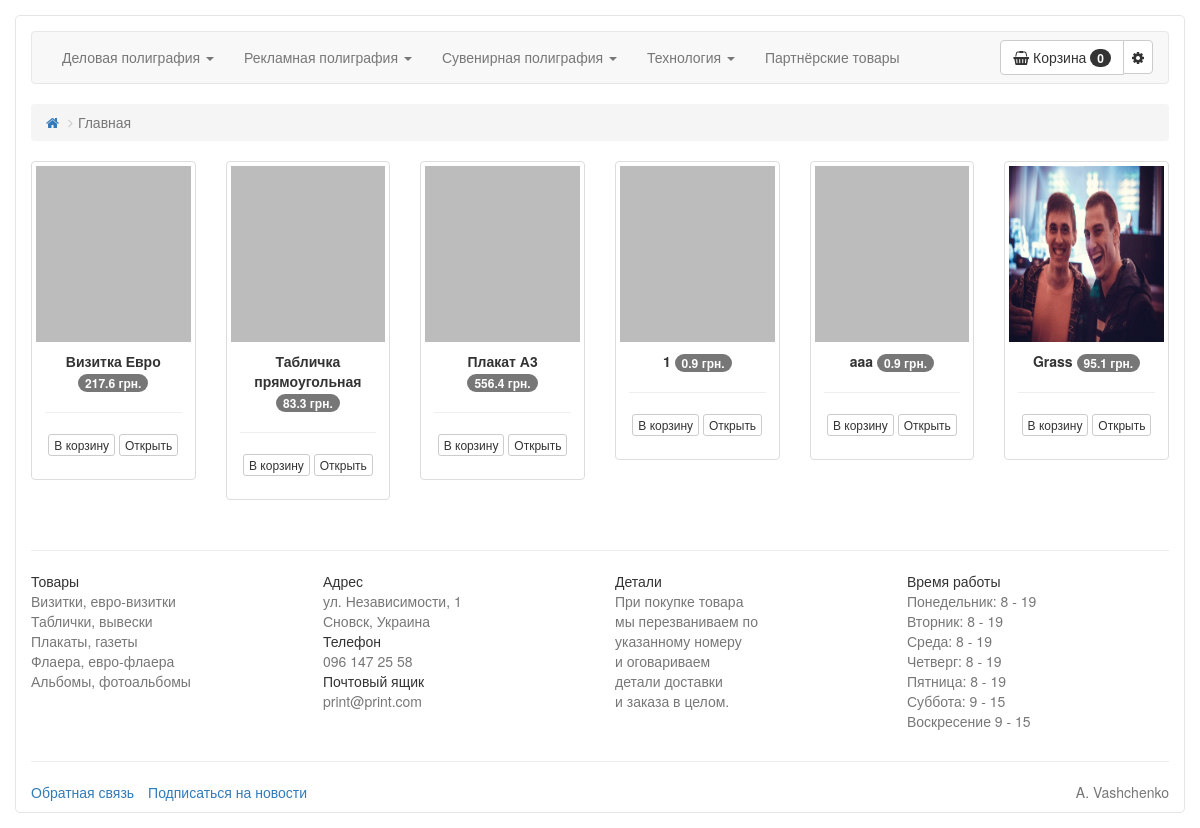
The page / on the database its author committed.
### tables this page shows
CREATE TABLE IF NOT EXISTS `print_items` (
  `id` int(11) NOT NULL AUTO_INCREMENT,
  `title` varchar(255) DEFAULT NULL,
  `section_id` int(11) DEFAULT '1',
  `price` float DEFAULT '0',
  `discount` float DEFAULT '0',
  `quantity` int(11) DEFAULT '1',
  `description` varchar(255) DEFAULT NULL,
  `about` varchar(255) DEFAULT NULL,
  `video` varchar(255) DEFAULT NULL,
  `is_new` int(1) DEFAULT NULL,
  `availability` int(1) DEFAULT NULL,
  `date` timestamp NULL DEFAULT CURRENT_TIMESTAMP,
  PRIMARY KEY (`id`)
);

### Controller/BaseController.php (called while the page is built, shortened)
<?php
class BaseController
{
    protected $name = 'index';
    protected $layout = 'default';
    protected $data;
    protected function render($templateName)
    {
        $data = $this->data;
        include SITE_DIR . DS . "View" . DS . $this->name . DS . $templateName . '.php';
        $content = ob_get_clean();
        include SITE_DIR . DS . "View" . DS . "layout" . DS . $this->layout . '.php';
    }
    protected function nav() {
        $sectionModel = new SectionModel();
        $this->data['categories'] = $sectionModel->getCategoriesList();
        $this->data['sections'] = $sectionModel->getSectionsList();
    }
}

### Controller/IndexController.php (called while the page is built, shortened)
<?php
class IndexController extends BaseController
{
    public function index()
    {
        $this->nav();
        $itemModel = new ItemModel();
        $this->data['items'] = $itemModel->getDiscount();
        $this->render("main");
    }
}

### Common/DB.php (called while the page is built, shortened)
<?php
class DB
{
    protected $connection;
    public function __construct()
    {
        $this->connection = new \mysqli(DB_HOST, DB_USER, DB_PASS, DB_NAME);
        $this->connection->set_charset("utf8");
    }
    public function query($sql)
    {
        $result = $this->connection->query($sql);
        $data = array();
        while ($row = mysqli_fetch_assoc($result)) {
            $data[] = $row;
        }
        return $data;
    }
}

### Model/ItemModel.php (called while the page is built, shortened)
<?php
class ItemModel extends BaseModel
{
    protected $table = 'print_items';
    public function getDiscount()
    {
        $result = $this->db->query("SELECT * FROM `{$this->table}` WHERE `discount` > 0;");
        return $result;
    }
}

### includes.php (called while the page is built, shortened)
<?php
function autoload($className)
{
    $className = str_replace('\\', DS, $className);
    $file = SITE_DIR . DS . $className . '.php';
}

### Model/SectionModel.php (called while the page is built, shortened)
<?php
class SectionModel extends BaseModel
{
    protected $table = 'print_sections';
    public function getCategoriesList()
    {
        $result = $this->db->query("SELECT DISTINCT `category` FROM `{$this->table}`;");
        return $result;
    }
}

### Common/Cart.php (called while the page is built, shortened)
<?php
class Cart
{
    public static function countItems()
    {
        if (isset($_SESSION['items'])) {
            $count = 0;
            foreach ($_SESSION['items'] as $id => $quantity) {
                $count = $count + $quantity;
            }
            return $count;
        } else {
            return 0;
        }
    }
}

### View/index/main.php (the view)
<ol class="breadcrumb">
    <li><a href="/">
            <i class="fa fa-home"></i>
        </a></li>
    <li class="active">Главная</li>
</ol>
<div class="box-items">
    <?php if (isset($data['items'])) : ?>
    <div class="row">
        <div class="slider-items">
            <?php foreach ($data['items'] as $item) : ?>
                <div class="col-xs-12">
                    <div class="slider-member">
                        <div class="thumbnail">
                            <a href="/item/show/<?php echo $item['id']; ?>"><img
                                src="<?php \Common\Convert::image($item['id'])?>" width="260" height="273"></a>
                            <div class="caption" align="center">
                                <b><?php echo $item['title']; ?></b>
                                <span
                                    class="badge"><?php echo round($item['price'] - ($item['price'] * $item['discount']), 1); ?>
                                    грн.</span>
                                <hr>
                                <p>
                                    <a data-id="<?php echo $item['id']; ?>"
                                       class="add-item-to-cart btn btn-default btn-xs">В корзину</a>
                                    <a href="/item/show/<?php echo $item['id']; ?>"
                                       class="btn btn-default btn-xs" ">Открыть</a>
                                </p>
                            </div>
                        </div>
                    </div>
                </div>
            <?php endforeach; ?>
        </div>
    </div>
<?php endif; ?>

### Common/Convert.php (shortened to what this page needs)
<?php
class Convert
{
    public static function image($id)
    {
        if (file_exists('webroot/images/items/' . $id . '.jpg')) {
            echo '/webroot/images/items/' . $id . '.jpg';
        } else {
            echo '/webroot/images/items/0.jpg';
        }
    }
}

### index.php (shortened to what this page needs)
<?php
require_once 'includes.php';
$action = 'index';
$parameters = null;
try {
    $controllerObj = new $controllerName;
    if (is_callable(array($controllerObj, $action))) {
        $controllerObj->$action($parameters);
    } else {
        $controllerObj->index($parameters);
    }
} catch (Exception $e) {
    echo $e->getMessage();
}

### View/layout/default/header.php (shortened to what this page needs)
<!DOCTYPE html>
<html lang="en">
<head>
    <link rel="stylesheet" href="https://maxcdn.bootstrapcdn.com/bootstrap/3.3.7/css/bootstrap.min.css"
>
    <link rel="stylesheet" type="text/css" href="/webroot/libraries/owl-carousel/owl.carousel.css">
    <link rel="stylesheet" type="text/css" href="/webroot/libraries/owl-carousel/owl.theme.css">
    <link href="/webroot/css/style.css" rel="stylesheet">
    <link rel="stylesheet" href="/webroot/css/font-awesome.min.css">
</head>
<body>
<div class="container">
    <div class="navbar navbar-default">
        <div class="collapse navbar-collapse" id="menu">
            <ul class="nav navbar-nav">
                <?php if (isset($data['categories'], $data['sections'])) : ?>
                    <?php foreach ($data['categories'] as $category) : ?>
                        <li class="dropdown">
                            <a href="<?php echo $category['category']; ?>" class="dropdown-toggle"
                               data-toggle="dropdown"><?php echo $category['category']; ?> <b class="caret"> </b></a>
                        </li>
                    <?php endforeach; ?>
                <?php endif; ?>
                <li class="<?php if (strpos($_SERVER['REQUEST_URI'], 'partners')) {
                    echo 'active';
                } ?>"><a href="/item/partners">Партнёрские товары</a></li>
            </ul>
            <div class="btn-group basket pull-right">
                <a href="/cart" type="button" class="btn btn-default"><i class="fa fa-shopping-basket"></i> Корзина
                    <span id="cart-count" class="badge"><?php echo \Common\Cart::countItems(); ?></span></a>
                <button class="btn btn-default dropdown-toggle" data-toggle="dropdown" title="Дополнительно">
                    <span class="fa fa-gear fa-spin"></span>
                </button>
            </div>
        </div>
    </div>

### View/layout/default.php
<?php include_once 'default/header.php'; ?>
<?php echo $content; ?>
<?php include_once 'default/footer.php'; ?>

### View/layout/default/footer.php (shortened to what this page needs)
<div class="visible-md visible-lg">
    <hr>
    <div class="row">
        <div class="col-xs-3">
            <ul class="list-unstyled">
                <li>Товары</li>
                <li><a class="text-muted">Визитки, евро-визитки</a></li>
                <li><a class="text-muted">Таблички, вывески</a></li>
                <li><a class="text-muted">Плакаты, газеты</a></li>
                <li><a class="text-muted">Флаера, евро-флаера</a></li>
                <li><a class="text-muted">Альбомы, фотоальбомы</a></li>
            </ul>
        </div>
        <div class="col-xs-3">
            <ul class="list-unstyled">
                <li>Адрес</li>
                <li><a class="text-muted">ул. Независимости, 1 <br>
                        Сновск, Украина</a></li>
                <li>Телефон</li>
                <li><a class="text-muted">096 147 25 58</a></li>
                <li>Почтовый ящик</li>
                <li><a class="text-muted">print@print.com</a></li>
            </ul>
        </div>
        <div class="col-xs-3">
            <ul class="list-unstyled">
                <li>Детали</li>
                <li><a class="text-muted">При покупке товара</a></li>
                <li><a class="text-muted">мы перезваниваем по</a></li>
                <li><a class="text-muted">указанному номеру</a></li>
                <li><a class="text-muted">и оговариваем</a></li>
                <li><a class="text-muted">детали доставки</a></li>
                <li><a class="text-muted">и заказа в целом.</a></li>
            </ul>
        </div>
        <div class="col-xs-3">
            <ul class="list-unstyled">
                <li>Время работы</li>
                <li><a class="text-muted">Понедельник: 8 - 19</a></li>
                <li><a class="text-muted">Вторник: 8 - 19</a></li>
                <li><a class="text-muted">Среда: 8 - 19</a></li>
                <li><a class="text-muted">Четверг: 8 - 19</a></li>
                <li><a class="text-muted">Пятница: 8 - 19</a></li>
                <li><a class="text-muted">Суббота: 9 - 15</a></li>
                <li><a class="text-muted">Воскресение 9 - 15</a></li>
            </ul>
        </div>
    </div>
</div>
<hr>
<div class="row">
    <div class="col-xs-8">
        <ul class="list-unstyled list-inline pull-left">
            <li><a href="/contact">Обратная связь</a></li>
            <li><a href="#" data-toggle="modal" data-target="#subscrible">Подписаться на новости</a></li>
        </ul>
    </div>
    <div class="col-xs-4">
        <p class="text-muted pull-right" data-toggle="tooltip" data-placement="top" title="Разработчик">A. Vashchenko</p>
    </div>
</div>
</div>
</body>
</html>

### webroot/css/style.css (style rules this page uses)
.container { border-radius: 5px; border: 1px solid rgba(0,0,0,0.1); margin-top: 15px; margin-bottom: 15px; }
.navbar { margin-top: 15px; }
.breadcrumb > li + li::before { content: "\f105"; font-family: FontAwesome; }
.basket { padding-top: 8px; padding-bottom: 8px; padding-left: 15px; }

### rows shown on the page
print_items: title "Визитка Евро", $item['price'] - ($item['price'] * $item['discount']) "217.6"
print_items: title "Табличка прямоугольная", $item['price'] - ($item['price'] * $item['discount']) "83.3"
print_items: title "Плакат А3", $item['price'] - ($item['price'] * $item['discount']) "556.4"
print_items: title "1", $item['price'] - ($item['price'] * $item['discount']) "0.9"
print_items: title "aaa", $item['price'] - ($item['price'] * $item['discount']) "0.9"
print_items: shows a picture, title "Grass", $item['price'] - ($item['price'] * $item['discount']) "95.1"

### other values the page prints
$category['category'] "Деловая полиграфия"
$category['category'] "Рекламная полиграфия"
$category['category'] "Сувенирная полиграфия"
$category['category'] "Технология"
